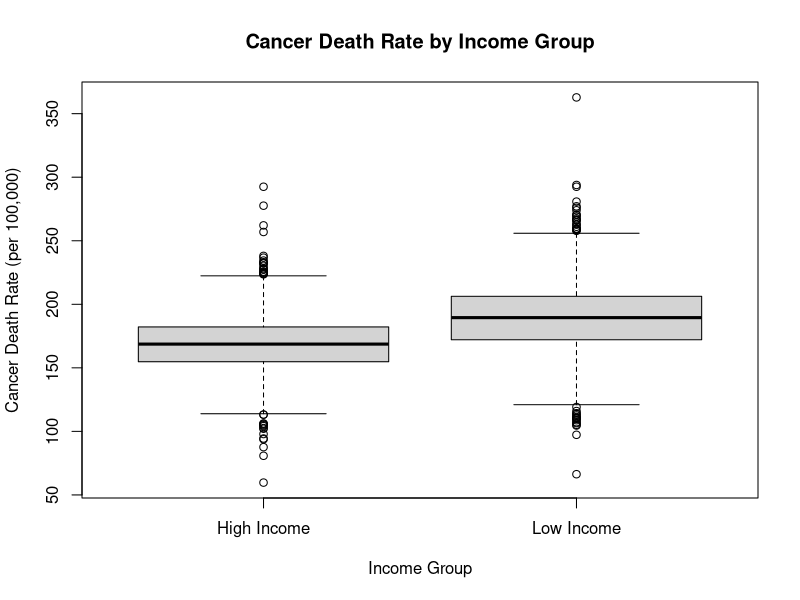
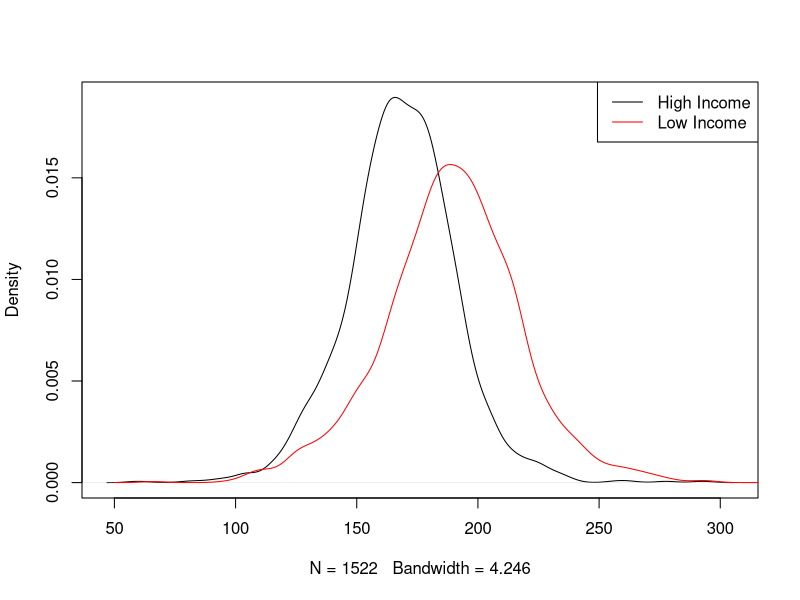
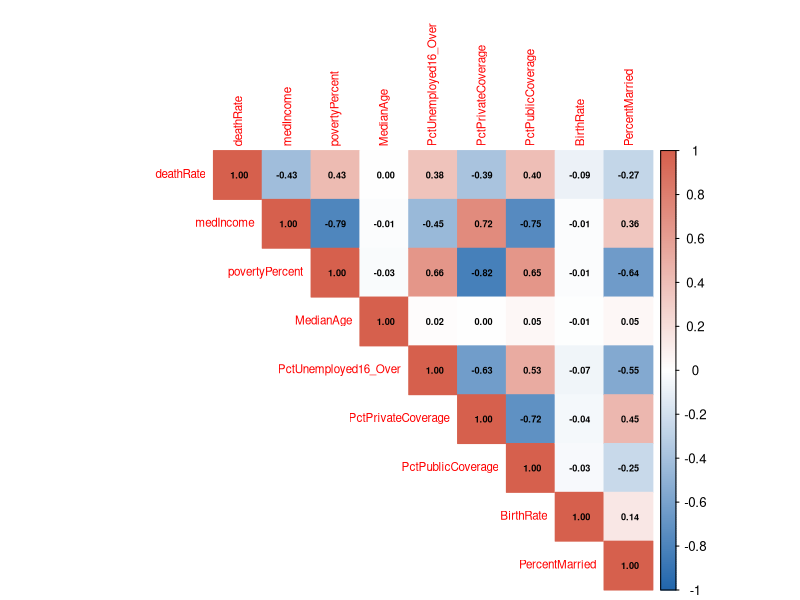
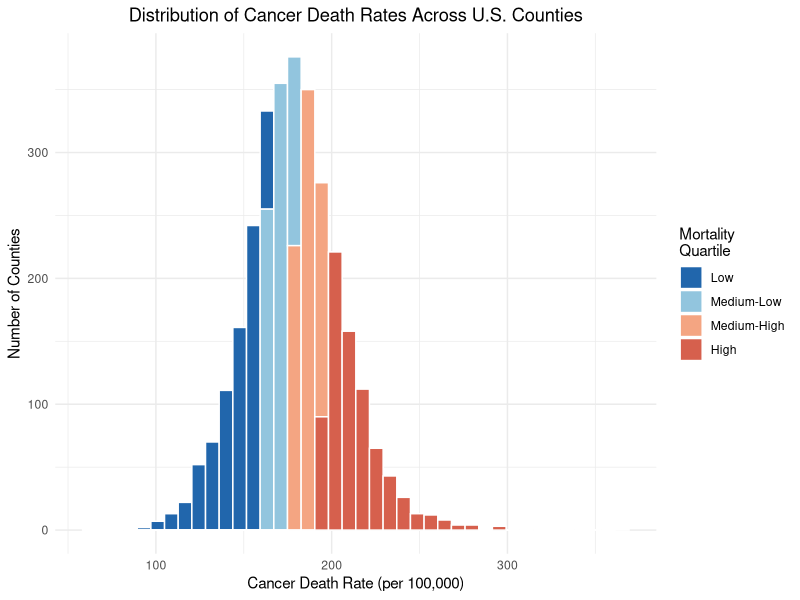
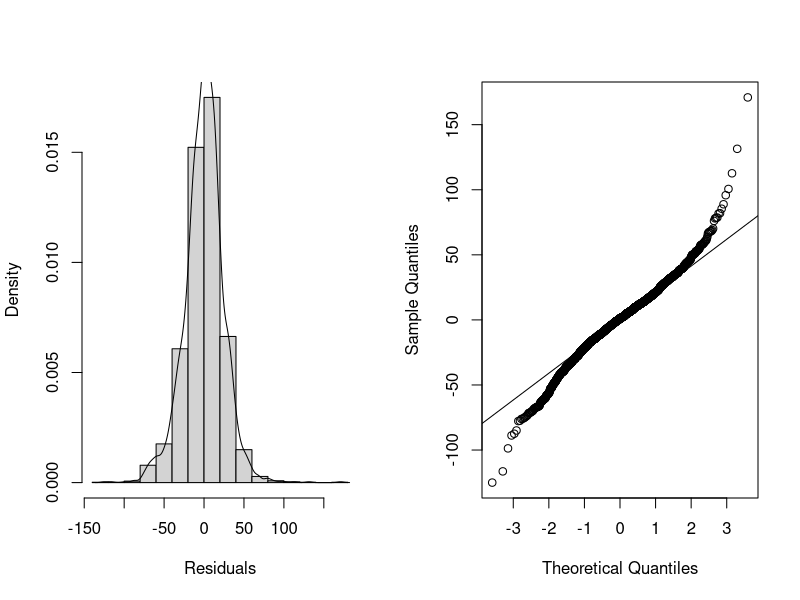
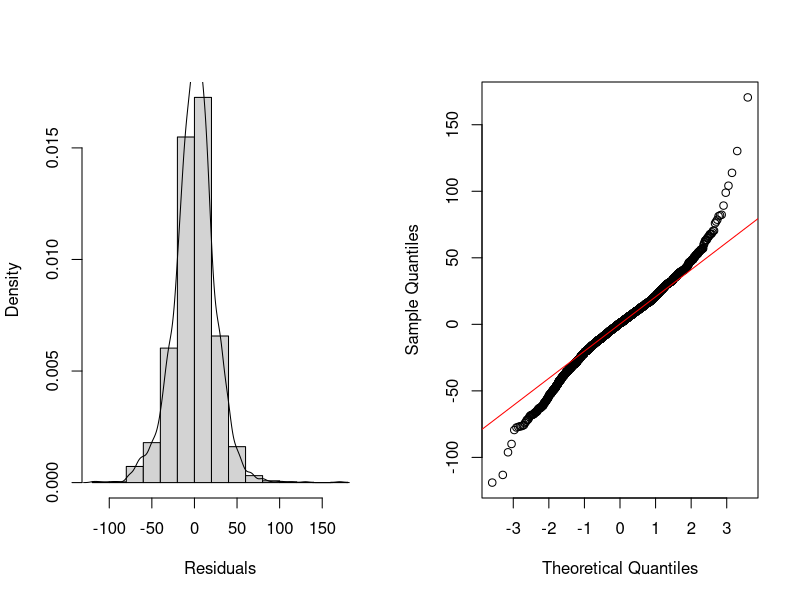
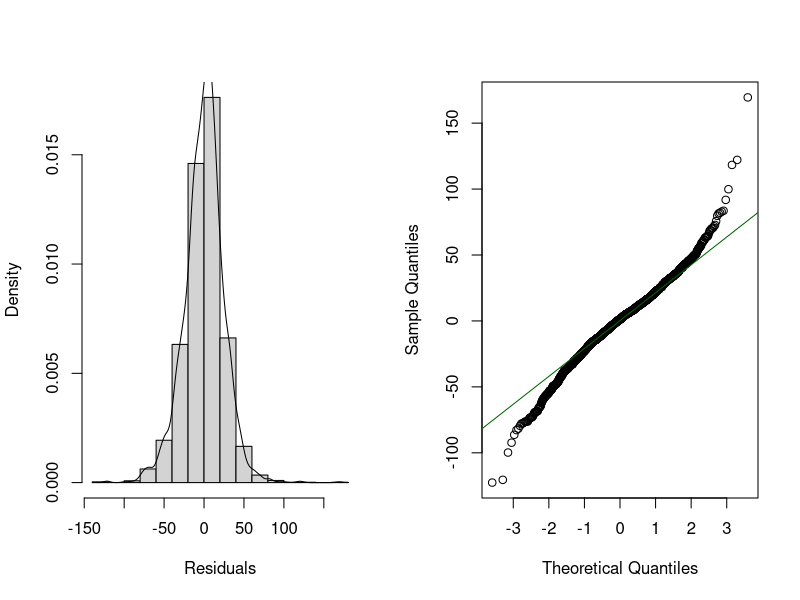
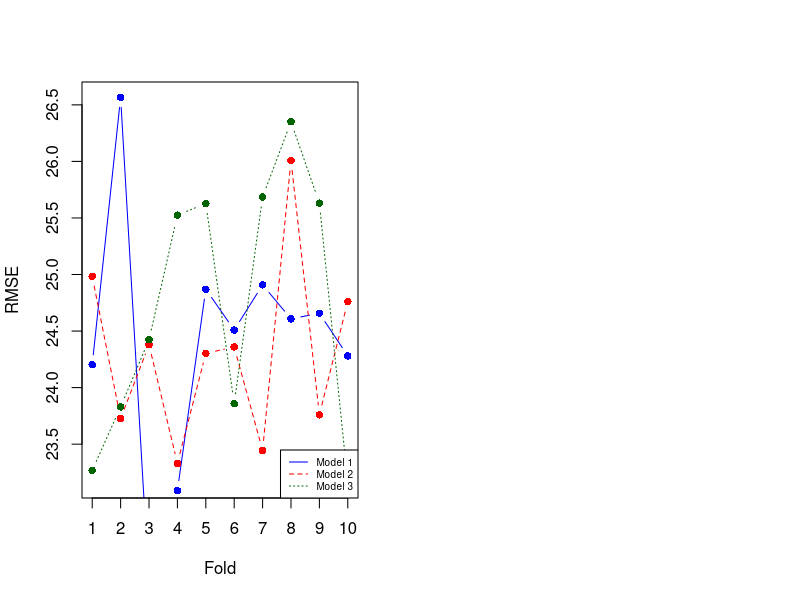

Source code (R) for these figures, in order:
## ---- chunk 1
library(knitr)
library(ggplot2)
library(caret)
library(corrplot)
library(car)
library(maps)
library(dplyr)

r.version <- "4.3.2"
seed.val <- 123456
## ---- chunk 2
cancer.df <- read.csv("dataset1-3.csv")
cancer.df <- na.omit(cancer.df)
## ---- chunk 3
median_income <- median(cancer.df$medIncome, na.rm = TRUE)
high_inc <- sum(cancer.df$medIncome >= median_income)
low_inc  <- sum(cancer.df$medIncome <  median_income)
label <- c("High Income", "Low Income")
count <- c(high_inc, low_inc)
imb.tbl <- cbind(label, count)
kable(imb.tbl, caption = "High Income vs Low Income Counties")
## ---- chunk 4
boxplot(list("High Income" = cancer.df$deathRate[cancer.df$medIncome >= median_income],
             "Low Income"  = cancer.df$deathRate[cancer.df$medIncome <  median_income]),
        xlab = "Income Group",
        ylab = "Cancer Death Rate (per 100,000)",
        main = "Cancer Death Rate by Income Group")
## ---- chunk 5
statistic <- c("Min", "Mean", "Median", "StdDev", "Max")
data <- cancer.df$deathRate
value <- c(min(data), round(mean(data),2), median(data), round(sd(data),2), max(data))
kable(cbind(statistic, value), caption = "Overall Cancer Death Rate Descriptive Statistics")
## ---- chunk 6
median_income <- median(cancer.df$medIncome, na.rm = TRUE)
high_income <- cancer.df[cancer.df$medIncome >= median_income, ]
low_income  <- cancer.df[cancer.df$medIncome <  median_income, ]
plot(density(high_income$deathRate), main = "")
lines(density(low_income$deathRate), col = "red")
legend("topright", legend = c("High Income", "Low Income"), col = c("black", "red"), lty = 1)
## ---- chunk 7
statistic <- c("Min", "Mean", "Median", "StdDev", "Max")
data1 <- cancer.df$deathRate[cancer.df$medIncome >= median_income]
data2 <- cancer.df$deathRate[cancer.df$medIncome < median_income]
high_vals <- c(min(data1), round(mean(data1),2), median(data1), round(sd(data1),2), max(data1))
low_vals  <- c(min(data2), round(mean(data2),2), median(data2), round(sd(data2),2), max(data2))
kable(data.frame(statistic, High_Income = high_vals, Low_Income = low_vals),
      caption = "Descriptive Statistics of Cancer Death Rate by Income Group")
## ---- chunk 8
t_test_result <- t.test(data1, data2, alternative = "two.sided")
t_test_result
## ---- chunk 9
numeric.vars <- cancer.df[, c("deathRate", "medIncome", "povertyPercent",
                               "MedianAge", "PctUnemployed16_Over",
                               "PctPrivateCoverage", "PctPublicCoverage",
                               "BirthRate", "PercentMarried")]
cor.matrix <- cor(numeric.vars, use = "complete.obs")
corrplot(cor.matrix,
         method = "color",
         type = "upper",
         tl.cex = 0.7,
         addCoef.col = "black",
         number.cex = 0.55,
         col = colorRampPalette(c("#2166ac", "white", "#d6604d"))(200),
         title = "",
         mar = c(0,0,1,0))
## ---- chunk 10
library(maps)
library(dplyr)

# Get U.S. county map data
county_map <- map_data("county")

# Create a region key from cancer data
# Assumes cancer.df has a 'County' and 'State' column — adjust names if needed
# We'll use Geography column if available, otherwise approximate by index
# Try to extract state/county from available columns
if ("Geography" %in% colnames(cancer.df)) {
  cancer.df$region_key <- tolower(cancer.df$Geography)
} else {
  # fallback: use row index mapping note in caption
  cancer.df$row_id <- seq_len(nrow(cancer.df))
}

# Attempt merge if Geography column exists
if ("Geography" %in% colnames(cancer.df)) {
  cancer.df <- cancer.df %>%
    mutate(state = tolower(trimws(sub(",.*", "", Geography))),
           county = tolower(trimws(sub(".*,\\s*", "", Geography))))

  map.merged <- county_map %>%
    left_join(cancer.df, by = c("region" = "state", "subregion" = "county"))

  ggplot(map.merged, aes(x = long, y = lat, group = group, fill = deathRate)) +
    geom_polygon(color = "white", size = 0.05) +
    scale_fill_gradient2(low = "#2166ac", mid = "#f7f7f7", high = "#d6604d",
                         midpoint = median(cancer.df$deathRate, na.rm = TRUE),
                         name = "Deaths\nper 100k",
                         na.value = "grey85") +
    coord_fixed(1.3) +
    theme_void() +
    theme(legend.position = "right",
          plot.title = element_text(hjust = 0.5, size = 12))
} else {
  # If no geography column, show state-level approximation using state abbreviation
  # Plot a descriptive histogram by quantile instead
  cancer.df$rate_group <- cut(cancer.df$deathRate,
                               breaks = quantile(cancer.df$deathRate,
                                                 probs = c(0, 0.25, 0.5, 0.75, 1),
                                                 na.rm = TRUE),
                               labels = c("Low", "Medium-Low", "Medium-High", "High"),
                               include.lowest = TRUE)

  ggplot(cancer.df, aes(x = deathRate, fill = rate_group)) +
    geom_histogram(bins = 40, color = "white") +
    scale_fill_manual(values = c("#2166ac", "#92c5de", "#f4a582", "#d6604d"),
                      name = "Mortality\nQuartile") +
    labs(x = "Cancer Death Rate (per 100,000)",
         y = "Number of Counties",
         title = "Distribution of Cancer Death Rates Across U.S. Counties") +
    theme_minimal() +
    theme(plot.title = element_text(hjust = 0.5))
}
## ---- chunk 11
library(car)
vif.model <- lm(deathRate ~ povertyPercent + medIncome + MedianAge +
                  PctUnemployed16_Over + PctPrivateCoverage +
                  PctPublicCoverage + BirthRate + PercentMarried,
                data = cancer.df)
vif.vals <- vif(vif.model)
kable(data.frame(Predictor = names(vif.vals), VIF = round(vif.vals, 3)),
      caption = "Variance Inflation Factors for All Predictors")
## ---- chunk 12
model1 <- lm(deathRate ~ povertyPercent + medIncome + PctUnemployed16_Over, data = cancer.df)
coef.vals1 <- coef(summary(model1))
kable(coef.vals1, caption = "Model 1 Coefficients: Socioeconomic Predictors of Cancer Death Rate")
## ---- chunk 13
adjrsq1 <- summary(model1)$adj.r.squared
cat(sprintf("The adjusted R^2^ for this model was %.4f, indicating that these socioeconomic variables explain a modest portion of the variation in cancer death rates across U.S. counties.", adjrsq1))
## ---- chunk 14
par(mfrow=c(1,2))
hist(model1$residuals, freq = FALSE, main = "", xlab = "Residuals")
lines(density(model1$residuals))
qqnorm(y = model1$residuals, main = "")
qqline(y = model1$residuals, datax = FALSE)
## ---- chunk 15
model2 <- lm(deathRate ~ povertyPercent + medIncome + MedianAge +
               PctUnemployed16_Over + PctPrivateCoverage + PctPublicCoverage + BirthRate,
             data = cancer.df)
coef.vals2 <- coef(summary(model2))
kable(coef.vals2, caption = "Model 2 Coefficients: Multiple Predictors of Cancer Death Rate")
## ---- chunk 16
adjrsq2 <- summary(model2)$adj.r.squared
cat(sprintf("The adjusted R^2^ for this model was %.4f, which is greater than the value for Model 1.", adjrsq2))
## ---- chunk 17
par(mfrow=c(1,2))
hist(model2$residuals, freq = FALSE, main = "", xlab = "Residuals")
lines(density(model2$residuals))
qqnorm(y = model2$residuals, main = "")
qqline(y = model2$residuals, datax = FALSE, col = "red")
## ---- chunk 18
model3 <- lm(deathRate ~ povertyPercent + PctUnemployed16_Over +
               MedianAge + BirthRate + PercentMarried,
             data = cancer.df)
coef.vals3 <- coef(summary(model3))
kable(coef.vals3, caption = "Model 3 Coefficients: VIF-Refined Predictors")
## ---- chunk 19
adjrsq3 <- summary(model3)$adj.r.squared
cat(sprintf("The adjusted R^2^ for Model 3 was %.4f.", adjrsq3))
## ---- chunk 20
par(mfrow=c(1,2))
hist(model3$residuals, freq = FALSE, main = "", xlab = "Residuals")
lines(density(model3$residuals))
qqnorm(y = model3$residuals, main = "")
qqline(y = model3$residuals, datax = FALSE, col = "darkgreen")
## ---- chunk 21
train.control <- trainControl(method = 'cv', number = 10, p = 0.80)
set.seed(seed.val)

fit1.train <- train(deathRate ~ povertyPercent + medIncome + PctUnemployed16_Over,
                    data = cancer.df, method = "lm", trControl = train.control)

fit2.train <- train(deathRate ~ povertyPercent + medIncome + MedianAge +
                      PctUnemployed16_Over + PctPrivateCoverage + PctPublicCoverage + BirthRate,
                    data = cancer.df, method = "lm", trControl = train.control)

fit3.train <- train(deathRate ~ povertyPercent + PctUnemployed16_Over +
                      MedianAge + BirthRate + PercentMarried,
                    data = cancer.df, method = "lm", trControl = train.control)
## ---- chunk 22
num.folds <- 10
rmse.one   <- fit1.train$resample$RMSE
rmse.two   <- fit2.train$resample$RMSE
rmse.three <- fit3.train$resample$RMSE

plot(rmse.one,
     xlab = "Fold", ylab = "RMSE",
     xaxp = c(1, num.folds, num.folds - 1),
     ylim = c(min(rmse.three), max(rmse.one)),
     col = "blue", type = "b", pch = 16)
lines(rmse.two,   col = "red",       lty = 2, type = "b", pch = 16)
lines(rmse.three, col = "darkgreen", lty = 3, type = "b", pch = 16)

legend("bottomright",
       legend = c("Model 1", "Model 2", "Model 3"),
       col = c("blue", "red", "darkgreen"),
       lty = 1:3, cex = 0.6)
## ---- chunk 23
rmse.summary <- data.frame(
  Model = c("Model 1", "Model 2", "Model 3"),
  Avg_RMSE = round(c(mean(rmse.one), mean(rmse.two), mean(rmse.three)), 4),
  Adj_R2   = round(c(summary(model1)$adj.r.squared,
                     summary(model2)$adj.r.squared,
                     summary(model3)$adj.r.squared), 4)
)
kable(rmse.summary, caption = "Cross-Validated RMSE and Adjusted R-Squared Across All Three Models")
